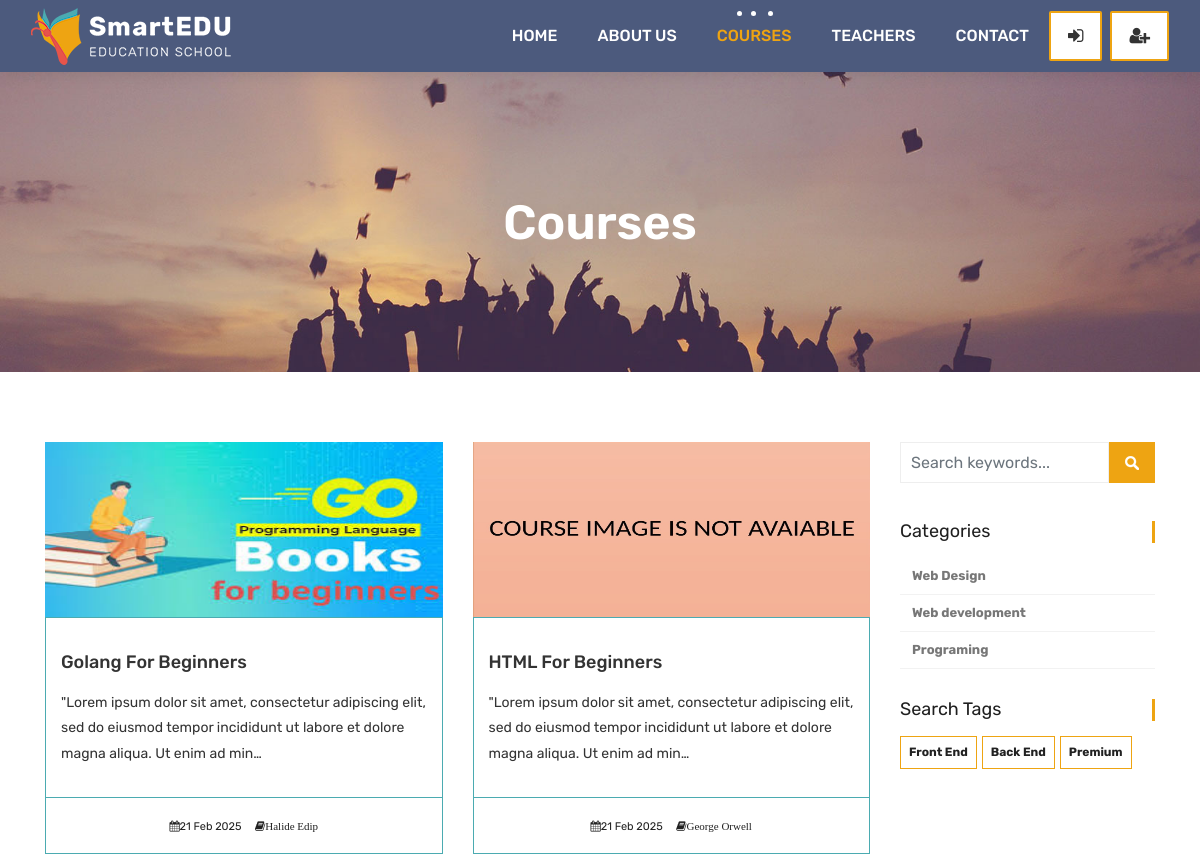
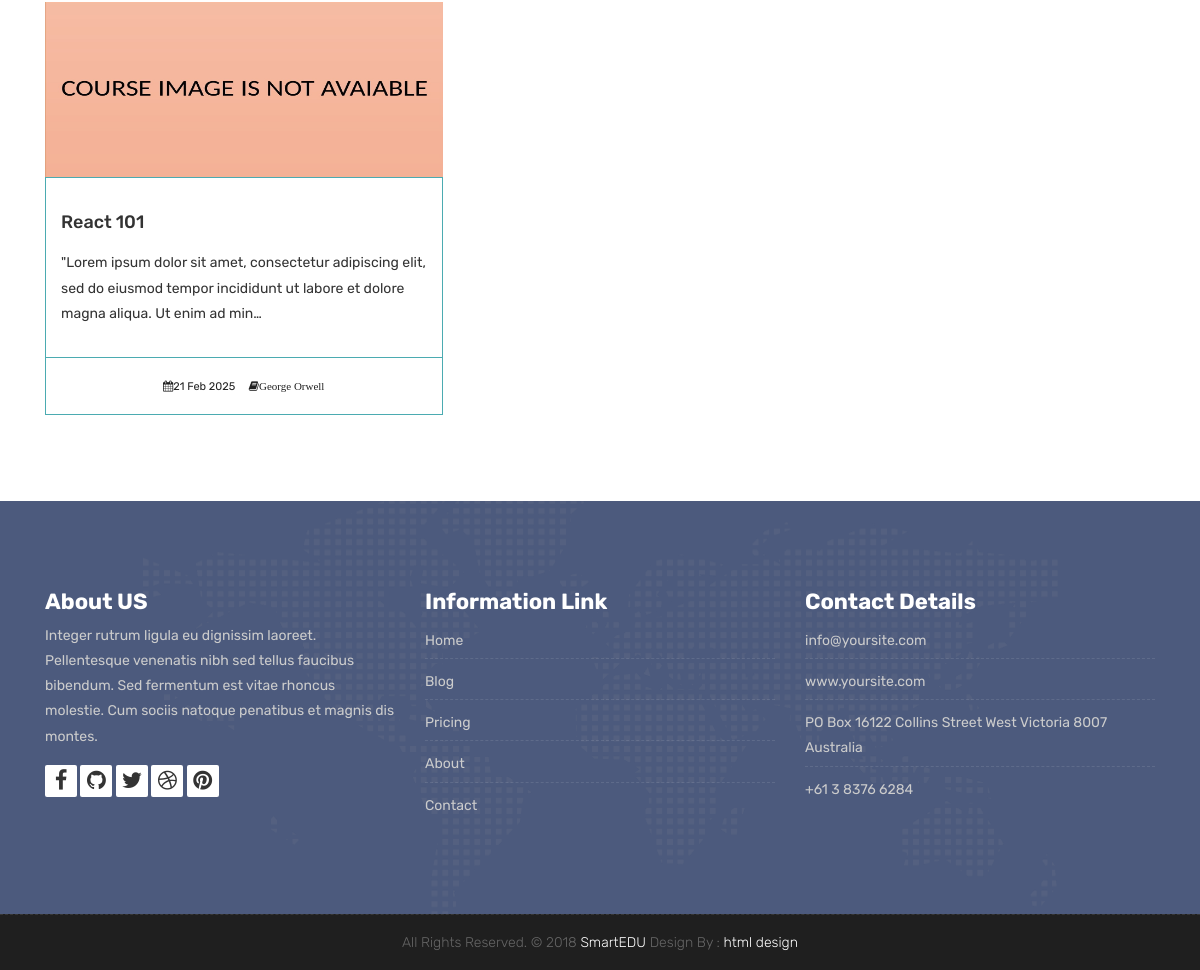
Page /courses/ on the committed database (2 pictures, top to bottom).
### courses/models.py (models this page shows, shortened)
class Course(models.Model):
    teacher=models.ForeignKey(Teacher,null=True, on_delete=models.CASCADE)
    name=models.CharField(max_length=200, unique=True, verbose_name="Kurs Adı ", help_text="Kurs adını yazınız")
    category=models.ForeignKey(Category,null=True,on_delete=models.DO_NOTHING)
    tags=models.ManyToManyField(Tag, blank=True, null=True)
    student=models.ManyToManyField(User, blank=True, related_name='courses_joined')
    description=models.TextField(blank=True,null=True)
    image = models.ImageField(upload_to="courses/%Y/%m/%d/", default="courses/default_course_image.jpg")
    date = models.DateTimeField(auto_now=True)
    available = models.BooleanField(default=True)

class Category(models.Model):
       name=models.CharField(max_length=50,null=True)
       slug=models.SlugField(max_length=50, unique=True, null=True)

class Tag(models.Model):
       name=models.CharField(max_length=50,null=True)
       slug=models.SlugField(max_length=50, unique=True, null=True)

### teachers/models.py (models this page shows)
class Teacher(models.Model):
     name=models.CharField(max_length=50)
     title=models.CharField(max_length=50)
     description=models.TextField(blank=True)
     image = models.ImageField(upload_to="courses/%Y/%m/%d/")
     facebook=models.URLField(max_length=100, blank=True)
     twitter=models.URLField(max_length=100, blank=True)
     linkedin=models.URLField(max_length=100, blank=True)
     youtube=models.URLField(max_length=100, blank=True)
     def __str__(self):
        return self.name

### courses/views.py (the view)
# urls.py: path('', views.course_list, name="courses"),
def course_list(request, category_slug=None, tag_slug=None):
    category_page = None
    tag_page = None
    categories = categories = Category.objects.all()
    tags = Tag.objects.all()
    current_user = request.user
    if category_slug != None:
        category_page = get_object_or_404(Category, slug=category_slug)
        courses = Course.objects.filter(available=True, category= category_page)
    elif tag_slug != None:
        tag_page = get_object_or_404(Tag, slug=tag_slug)
        courses = Course.objects.filter(available=True, tags=tag_page)
    else:
        if current_user.is_authenticated:
            enrolled_courses = current_user.courses_joined.all()
            courses = Course.objects.all().order_by('-date')
            for course in enrolled_courses:
                courses = courses.exclude(id = course.id)
        else:
            courses = Course.objects.all().order_by('-date')
    context = {
        'courses': courses,
        'categories': categories,
        'tags':tags
    }
    return render(request, 'courses.html', context)

### templates/courses.html
{% extends 'partials/_base.html' %}
{% block content %}
{% load static %}
	<div class="all-title-box">
		<div class="container text-center">
			<h1>Courses</span></h1>
		</div>
	</div>
    <div id="overviews" class="section wb">
        <div class="container">
            <div class="row">
                <div class="col-lg-9 blog-post-single">
					<div class="row">
						{% for  course in courses %}
                        <div class="col-lg-6 col-md-6 col-12 mb-3">
                            <div class="course-item">
                                <div class="image-blog">
                                    <img src="{{course.image.url}}" alt="" class="img-fluid" style="max-height: 175px;">
                                </div>
                                <div class="course-br">
                                    <div class="course-title">
                                        <h2><a href="{%url 'course_detail' course.category.slug course.id  %}" title="">{{course.name}}</a></h2>
                                    </div>
                                    <div class="course-desc">
                                        <p>{{course.description | truncatechars:140}} </p>
                                    </div>
                                </div>
                                <div class="course-meta-bot">
                                    <ul>
                                        <li><i class="fa fa-calendar" aria-hidden="true"></i>{{course.date|date:"d M Y "}}</li>
                                        <li><i class="fa fa-book" aria-hidden="true">{{course.teacher}}</i></li>
                                    </ul>
                                </div>
                            </div>
                        </div>
                        {% endfor  %}
                    </div>
                </div>
				<div class="col-lg-3 col-12 right-single">
					<div class="widget-search">
						<div class="site-search-area">
							<form method="get" id="site-searchform" action="{% url 'search' %}">
								<div>
									<input class="input-text form-control" name="search" placeholder="Search keywords..." type="text">
									<input id="searchsubmit" value="Search" type="submit">
								</div>
							</form>
						</div>
					</div>
					<div class="widget-categories">
						<h3 class="widget-title">Categories</h3>
						<ul>
							{% for category in categories%}
							<li><a href="{% url 'courses_by_category' category.slug %}"><b>{{category.name}}</b></a></li>
                            {% endfor  %}
					    </ul>
					</div>
					<div class="widget-tags">
						<h3 class="widget-title">Search Tags</h3>
						<ul class="tags">
							{% for tag in tags %}
							<li><a href="{% url 'courses_by_tag' tag.slug %}"><b>{{tag.name}}</b></a></li>
                            {% endfor  %}
						</ul>
					</div>
				</div>
            </div>
        </div>
    </div>
 {% endblock %}

### static/style.css (style rules this page uses)
body { color: #333333; font-size: 14px; font-family: 'Rubik', sans-serif; line-height: 1.80857; }
html, body { height: 100%; }
a { color: #1f1f1f; text-decoration: none !important; outline: none !important; -webkit-transition: all .3s ease-in-out; -moz-transition: all .3s ease-in-out; -ms-transition: all .3s ease-in-out; -o-transition: all .3s ease-in-out; transition: all .3s ease-in-out; }
h1, h2, h3, h4, h5, h6 { letter-spacing: 0; font-weight: normal; position: relative; padding: 0 0 10px 0; font-weight: normal; line-height: 120% !important; color: #1f1f1f; margin: 0 }
h1 { font-size: 24px }
h2 { font-size: 22px }
h3 { font-size: 18px }
h1 a, h2 a, h3 a, h4 a, h5 a, h6 a { color: #212121; text-decoration: none!important; opacity: 1 }
a { color: #1f1f1f; text-decoration: none; outline: none; }
a, .btn { text-decoration: none !important; outline: none !important; -webkit-transition: all .3s ease-in-out; -moz-transition: all .3s ease-in-out; -ms-transition: all .3s ease-in-out; -o-transition: all .3s ease-in-out; transition: all .3s ease-in-out; }
.section { display: block; position: relative; overflow: hidden; padding: 70px 0; }
.section.wb { background-color: #ffffff; }
.all-title-box { background: url(images/banner.jpg)no-repeat; -webkit-background-size: cover; -moz-background-size: cover; -o-background-size: cover; background-size: cover; background-position: center; min-height: 300px; }
.all-title-box h1 { color: #fff; font-weight: 600; text-transform: capitalize; padding-top: 11%; font-size: 48px; line-height: 0px; }
.image-blog img { padding: 0 !important; width: 100%; margin: 0 !important; opacity: 1; -ms-filter: "progid:DXImageTransform.Microsoft.Alpha(Opacity=100)"; -moz-opacity: 1; -khtml-opacity: 1; -webkit-transition: all 150ms ease-in-out; -moz-transition: all 150ms ease-in-out; -o-transition: all 150ms ease-in-out; -ms-transition: all 150ms ease-in-out; transition: all 150ms ease-in-out; }
.right-single .widget-search { margin-bottom: 30px; position: relative; display: inline-block; width: 100%; }
#site-searchform .form-control { border: 1px solid #eee; background-color: #fff; width: 82%; height: 41px; padding: 5px 10px 5px 10px; color: #999; float: left; border-radius: 0; }
#site-searchform #searchsubmit { float: left; width: 18%; height: 41px; cursor: pointer; text-indent: -5555em; line-height: 100; overflow: hidden; background: #eea412 url(images/search-icon.png) no-repeat center 14px; border: 0; transition: all 0.4s ease-in-out; -webkit-transition: all 0.4s ease-in-out; -moz-transition: all 0.4s ease-in-out; -ms-transition: all 0.4s ease-in-out; -o-transition: all 0.4s ease-in-out; }
.widget-categories { margin-bottom: 30px; }
.widget-categories .widget-title { font-size: 18px; font-weight: 400; padding: 0px; margin-bottom: 15px; border-right: 3px solid #eea412; }
.widget-categories ul { list-style: none; margin: 0px; padding: 0px; }
.widget-categories ul li { border-bottom: 1px solid #f2f2f2; font-size: 12px; line-height: 20px; padding: 8px 2px 8px 12px; }
.widget-categories ul li a { color: #777; font-size: 13px; }
.widget-tags .widget-title { font-size: 18px; font-weight: 400; padding: 0px; margin-bottom: 15px; border-right: 3px solid #eea412; }
.widget-tags .tags { list-style: none; margin: 0px; padding: 0px; }
.tags li { float: left; padding: 0px; margin: 0px 5px 5px 0px; list-style-type: none; line-height: 25px; }
.tags li a { border: 1px solid #eea412; color: #212121; text-transform: capitalize; float: left; font-size: 12px; padding: 3px 8px; -webkit-transition: all 0.2s; -moz-transition: all 0.2s; -ms-transition: all 0.2s; -o-transition: all 0.2s; transition: all 0.2s; }
.course-item { background: #ffffff; }
.course-title > h2 { margin: 15px 0; padding: 0px; }
.course-title a { font-size: 18px; line-height: 25px; font-weight: 500; color: #333333; text-transform: capitalize; }
.course-br { border: 1px solid #4babb1; padding: 15px; }
.course-meta-bot { border: 1px solid #4babb1; border-top: 0px; padding: 15px; }
.course-meta-bot ul { padding: 0px; margin: 0px; display: block; text-align: center; }
.course-meta-bot ul li { display: inline-block; list-style: none; padding: 0px 5px; color: #212121; font-size: 11px; }

### rows in the picture
Course: image (picture), name "Golang For Beginners", description "\"Lorem ipsum dolor sit amet, consectetur adipiscing elit, sed do eiusmod tempor incididunt ut labore et dolore magna aliqua. Ut enim ad min…", date "21 Feb 2025", teacher "Halide Edip"
Course: image (placeholder picture), name "HTML For Beginners", description "\"Lorem ipsum dolor sit amet, consectetur adipiscing elit, sed do eiusmod tempor incididunt ut labore et dolore magna aliqua. Ut enim ad min…", date "21 Feb 2025", teacher "George Orwell"
Course: image (placeholder picture), name "React 101", description "\"Lorem ipsum dolor sit amet, consectetur adipiscing elit, sed do eiusmod tempor incididunt ut labore et dolore magna aliqua. Ut enim ad min…", date "21 Feb 2025", teacher "George Orwell"
Category: name "Web Design"
Category: name "Web development"
Category: name "Programing"
Tag: name "Front End"
Tag: name "Back End"
Tag: name "Premium"
